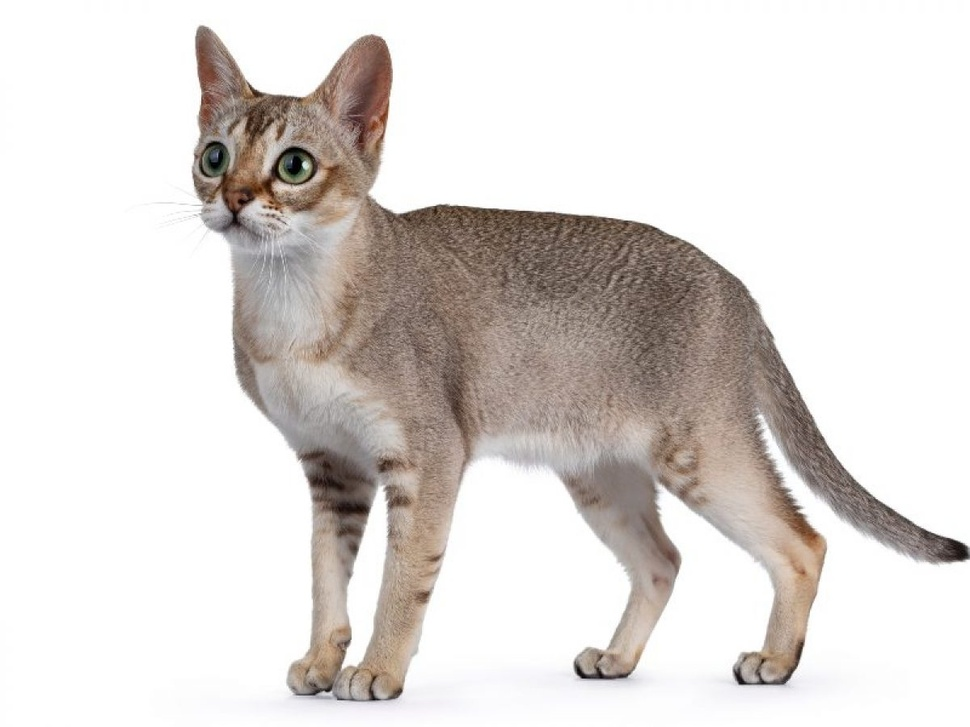
#> input picture cat.jpg, 970 x 727 px, shrunk from 1200 x 900 before the run
$ jupyter execute cat_detection.ipynb
#> lines starting #> are read from the running program, lines starting #| are printed output that depends on the picture
# 1. Importaciones

[cell 1]
import cv2
from matplotlib import pyplot as plt


# Opening image
img = cv2.imread("cat.jpg")
#> img is the input picture: shape (727, 970, 3); mean B, G, R 213.9, 216.9, 221.9

# OpenCV opens images as BRG
# but we want it as RGB and
# we also need a grayscale
# version
img_gray = cv2.cvtColor(img, cv2.COLOR_BGR2GRAY)
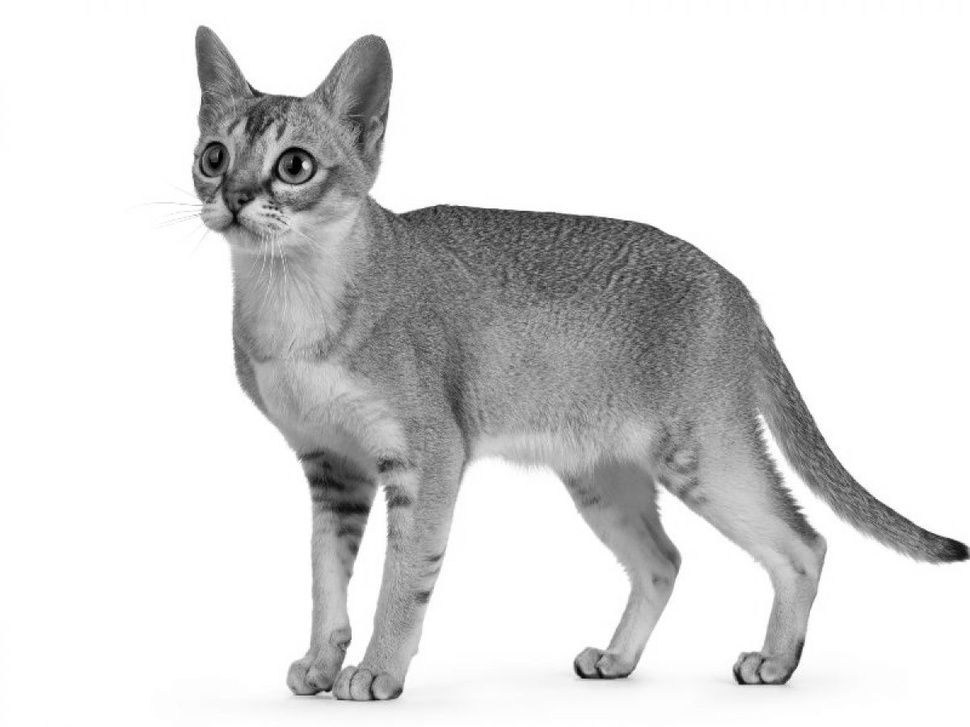
#> img_gray: shape (727, 970); min 0, max 255, mean 218.1
img_rgb = cv2.cvtColor(img, cv2.COLOR_BGR2RGB)

# Creates the environment
# of the picture and shows it
plt.subplot(1, 1, 1)
plt.imshow(img_rgb)
plt.show()
